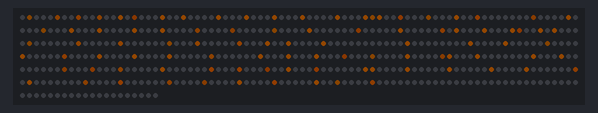
This sketch was run on a simulated Arduino Uno, built with avr-gcc and run on an emulated ATmega328P. On the bench: 500 RGB LEDs in strip order, left to right, continuing on the next row. Dim RGB values are drawn brighter than linear; random numbers use the default seed unless the sketch sets one; what the sketch prints to the serial monitor is not drawn.

Above: at 3.16 s.

The sketch:

CandleFlickerWithMappingAndWire.ino
```cpp
#include <FastLED.h>
#include <Wire.h>

#define LED_PIN     5
#define COLOR_ORDER RGB
#define CHIPSET     WS2811
#define NUM_LEDS    500
#define NUM_LEDS_A  96

#define BRIGHTNESS  255
#define FRAMES_PER_SECOND 60

#define CANDLE_HUE 30
#define DEFAULT_MIN_BASE_LEVEL 120

uint8_t gLevel = 180;
uint8_t gBoostCenterXParam = 0;
uint8_t gBoostCenterYParam = 0;
uint8_t gHueMixingParam = 0;

typedef struct {
  uint16_t index;
  int8_t x;
  uint8_t y;
  //uint8_t strand;
} TreeLED;

TreeLED strandA[NUM_LEDS_A] = {
  { 1,   0,  0},
  { 5,  -3, 11},
  { 8,  -5, 22},
  {11,   3, 22},
  {14,   8, 27},
  {16,   7, 32},
  {20,  -3, 33},
  {23, -11, 33},
  {28, -10, 47},
  {32,   3, 47},
  {36,  15, 47},
  {40,  25, 47},
  {45,  30, 57},
  {49,  22, 60},
  {50,  18, 60},

  // Strand B
  {51,  12,  63},
  {54,   4,  61},
  {58,  -8,  61},
  {62, -19,  62},
  {65, -28,  60},
  {73, -12,  75},
  {78,  -1,  84},
  {83,  11,  80},
  {87,  22,  78},
  {91,  35,  85},
  {96,  40, 100},
  {100,  46, 108},

  // Strand C
  {105,  64, 103},
  {110,  54,  96},
  {116,  51,  79},
  {121,  41,  72},
  {128,  37,  58},
  {134,  28,  43},
  {140,  21,  31},
  {142,  17,  30},
  {146,  15,  20},
  {150,  10,  11},

  // Strand F
  {151,  -9,  12},
  {154, -11,  19},
  {156, -14,  21},
  {161, -19,  32},
  {168, -28,  47},
  {174, -38,  58},
  {181, -43,  77},
  {185, -51,  82},
  {191, -52,  96},
  {195, -61, 101},
  {198, -59, 108},

  // Strand G
  {203, -56, 126},
  {215, -75, 156},
  {224, -52, 159},
  {229, -39, 165},
  {235, -23, 168},
  {240, -25, 156},
  {246, -21, 141},

  // Strand H
  {251,  -6, 141},
  {256, -15, 133},
  {261, -30, 131},
  {267, -41, 141},
  {274, -57, 137},
  {278, -54, 128},
  {282, -45, 125},
  {286, -42, 115},
  {290, -44, 106},
  {295, -35, 109},
  {300, -36,  98},

  // Strand D
  {301, -22,  81},
  {305, -12,  88},
  {313,   6, 104},
  {317,  14, 114},
  {326,  14,  89},
  {330,  23, 100},
  {334,  28, 109},
  {340,  30, 127},
  {347,  48, 124},

  // Strand E
  {351,  68, 122},
  {355,  78, 127},
  {358,  71, 133},
  {362,  58, 136},
  {369,  37, 138},
  {370,  35, 137},
  {375,  46, 150},
  {381,  61, 149},
  {387,  79, 148},
  {392,  85, 160},
  {399,  66, 162},

  // Strand I
  {401,  53, 161},
  {409,  34, 163},
  {414,  24, 155},
  {421,  12, 142},
  {426,  11, 130},
  {431,   3, 119},
  {436,  -9, 117},
  {442, -24, 117},
  {445, -22, 110},
  {450, -12, 102},
};

CRGB leds[NUM_LEDS];

void setup() {
  // put your setup code here, to run once:
  delay(3000); // sanity delay
  FastLED.addLeds<CHIPSET, LED_PIN, COLOR_ORDER>(leds, NUM_LEDS).setCorrection( TypicalLEDStrip );
  FastLED.setBrightness( BRIGHTNESS );

  Wire.begin(8);                // join i2c bus with address #8
  Wire.onReceive(receiveEvent); // register event
  Serial.begin(9600);           // start serial for output
  Serial.println("starting");
}

void loop() {
//  int16_t center = (millis()/20) % 120 - 60;
  int8_t centerX = gBoostCenterXParam - 127;
  int8_t centerY = gBoostCenterYParam - 40;

  uint8_t min_base_level = lerp8by8(0, DEFAULT_MIN_BASE_LEVEL, gLevel);
  uint8_t max_base_level = gLevel;

  for(int i=0; i<NUM_LEDS_A; i++) {
//    uint8_t base_level = max(120, 255 - 4*abs((long)center - strandA[i].y));
    uint8_t base_level = max(min_base_level, max_base_level - 4*abs((long)centerX - strandA[i].x));
    base_level = max(base_level, max_base_level - 4*abs((long)centerY - strandA[i].y));
    uint8_t hue = getHue(gHueMixingParam, strandA[i]);

    uint8_t val = random8();
    if (val > 127) {
      setLED(i, CHSV( hue, 240, base_level));
      continue;
    }
    setLED(i, CHSV( hue, 240, qsub8(base_level, val/4)));
  }

  FastLED.show();
  FastLED.delay(75);
}

void setLED(uint8_t index, CRGB color) {
  leds[strandA[index].index] = color;
}

void receiveEvent(int howMany) {
  while (Wire.available()) {
    int channel = Wire.read();
    int level = Wire.read();
    processChannel(channel, level);
  }
}

uint8_t getHue(uint8_t mix_param, TreeLED led) {
  uint8_t hue;
  switch (led.index % 6) {
    case 0:
      hue = 0; //red
      break;
    case 1:
      hue = 32; //orange
      break;
    case 2:
      hue = 96; //green
      break;
    case 3:
      hue = 160; //blue
      break;
    case 4:
      hue = 192; //purple
      break;
    case 5:
      hue = 224; //pink
      break;
  }

  if (led.index % 31 < mix_param / 8) {
    return hue;
  } else {
    return CANDLE_HUE;
  }
}

void processChannel(uint8_t channel, uint8_t level) {
  switch (channel) {
    case 0:
      //gLevel = level;
      break;
    case 1:
      gBoostCenterXParam = level;
      break;
    case 2:
      gBoostCenterYParam = level;
      break;
    case 3:
      gHueMixingParam = level;
      break;
    default:
      break;
  }

}
```
